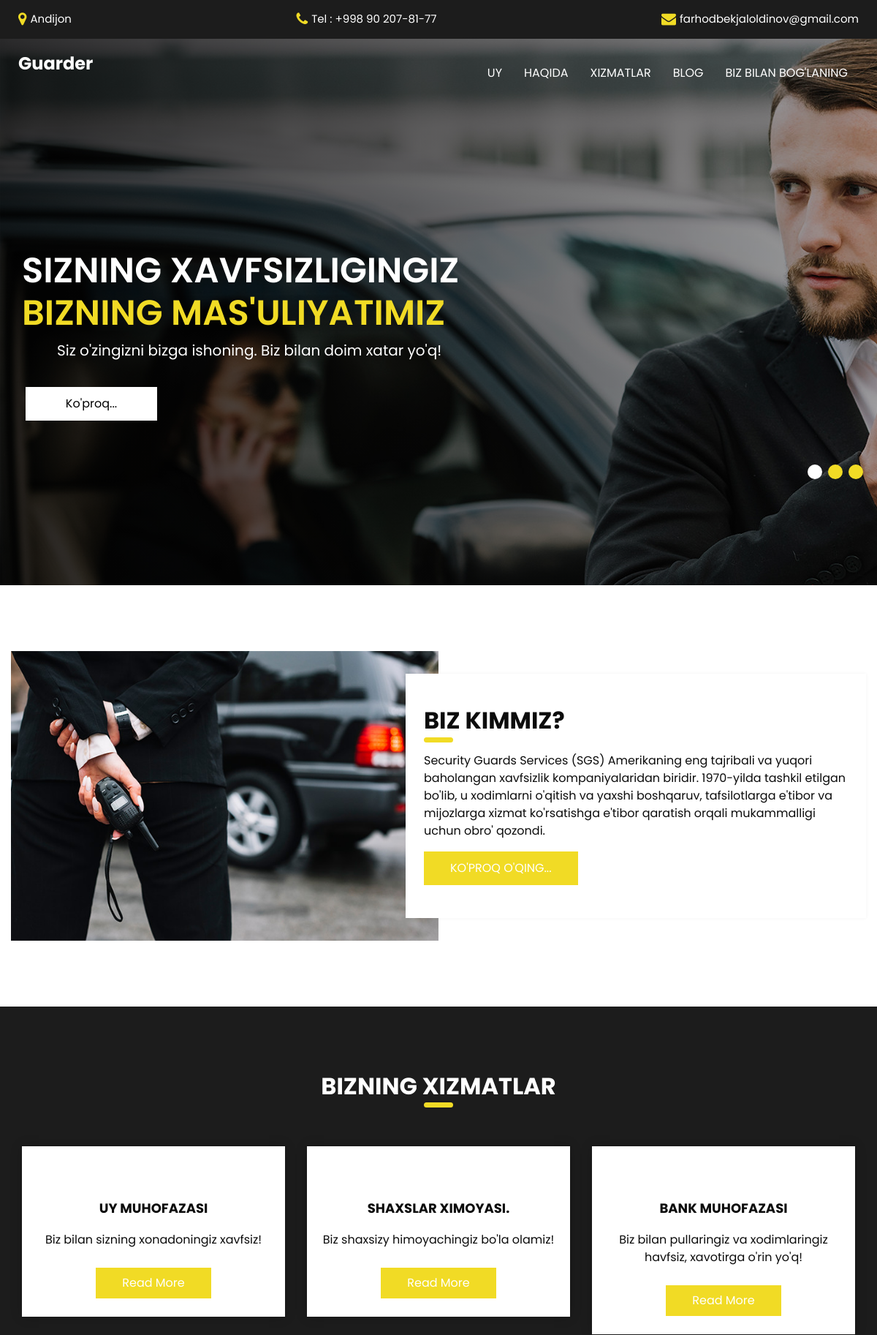
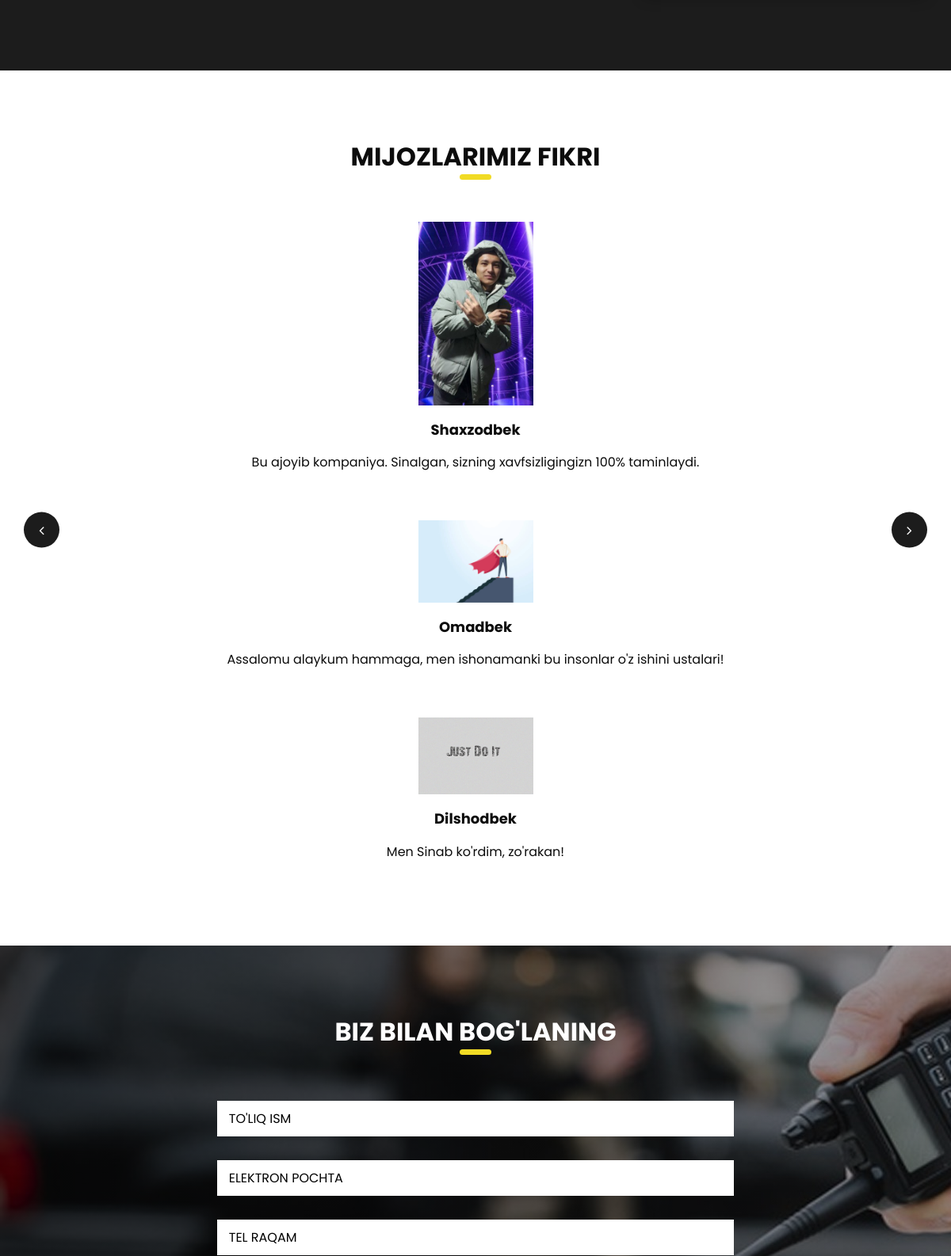
The page / (upper part) on the database its author committed (2 pictures, top to bottom).
### main/models.py (models this page shows)
class Services(models.Model):
    image = models.ImageField(upload_to='services')
    title = models.CharField(max_length=40, default='Default title')
    body = models.CharField(max_length=255, default='Some default text')

class Client(models.Model):
    image = models.ImageField(upload_to="clients image")
    name = models.CharField(max_length=35, default='Some default client name')
    opinion = models.TextField(max_length=255,default='Some default opinion')

### main/views.py (the view, shortened to what this page needs)
# urls.py: path("", index,  name='index'),
def index(request):       # This function is for index.html
    services = models.Services.objects.all()
    clients = models.Client.objects.all()
    guards = models.Guard.objects.all()
    clients = models.Client.objects.all()
    context = {
        'services': services,
        'clients': clients,
        'guards': guards,
        'clients': clients
    }
    if request.method == 'POST':
        models.obunalar.objects.create(
        )
    return render(request, 'front/index.html', context)

### templates/front/index.html (shortened to what this page needs)
<!DOCTYPE html>
<html>
<head>
  {% load static %}
  <link rel="stylesheet" type="text/css" href="{% static 'front/css/bootstrap.css' %}" />
  <link href="{% static 'front/css/style.css' %}" rel="stylesheet" />
  <link href="{% static 'front/css/responsive.css' %}" rel="stylesheet" />
</head>
<body>
  <div class="hero_area">
    <div class="hero_bg_box">
      <div class="img-box">
        <img src="{% static 'front/images/hero-bg.jpg' %}" alt="">
      </div>
    </div>
    <header class="header_section">
      <div class="header_top">
        <div class="container-fluid">
          <div class="contact_link-container">
            <a href="" class="contact_link1">
              <i class="fa fa-map-marker" aria-hidden="true"></i>
              <span>
                Andijon
              </span>
            </a>
            <a href="" class="contact_link2">
              <i class="fa fa-phone" aria-hidden="true"></i>
              <span>
                Tel : +998 90 207-81-77
              </span>
            </a>
            <a href="" class="contact_link3">
              <i class="fa fa-envelope" aria-hidden="true"></i>
              <span>
                farhodbekjaloldinov@gmail.com
              </span>
            </a>
          </div>
        </div>
      </div>
      <div class="header_bottom">
        <div class="container-fluid">
          <nav class="navbar navbar-expand-lg custom_nav-container">
            <a class="navbar-brand" href="{% url 'index' %}">
              <span>
                Guarder
              </span>
            </a>
            <div class="collapse navbar-collapse ml-auto" id="navbarSupportedContent">
              <ul class="navbar-nav  ">
                <li class="nav-item ">
                  <a class="nav-link" href="{% url 'index' %}">Uy <span class="sr-only">(current)</span></a>
                </li>
                <li class="nav-item ">
                  <a class="nav-link" href="{% url 'about' %}"> Haqida</a>
                </li>
                <li class="nav-item">
                  <a class="nav-link" href="{% url 'service' %}"> Xizmatlar </a>
                </li>
                <li class="nav-item">
                  <a class="nav-link" href="{% url 'guard' %}"> Blog </a>
                </li>
                <li class="nav-item">
                  <a class="nav-link" href="{% url 'contact' %}">Biz bilan bog'laning</a>
                </li>
              </ul>
            </div>
          </nav>
        </div>
      </div>
    </header>
    <section class=" slider_section ">
      <div id="carouselExampleIndicators" class="carousel slide" data-ride="carousel">
        <div class="carousel-inner">
          <div class="carousel-item active">
            <div class="container">
              <div class="row">
                <div class="col-md-7">
                  <div class="detail-box">
                    <h1>
                      Sizning xavfsizligingiz <br>
                      <span>
                        Bizning mas'uliyatimiz
                      </span>
                    </h1>
                    <p class="ml-5 mt-0" style="font-size: 20px;">
                      Siz o'zingizni bizga ishoning. Biz bilan doim xatar yo'q!
                    </p>
                    <div class="btn-box">
                      <a href="{% url 'about' %}" class="btn-1">Ko'proq...</a>
                    </div>
                  </div>
                </div>
              </div>
            </div>
          </div>
        </div>
        <div class="container idicator_container">
          <ol class="carousel-indicators">
            <li data-target="#carouselExampleIndicators" data-slide-to="0" class="active"></li>
            <li data-target="#carouselExampleIndicators" data-slide-to="1"></li>
            <li data-target="#carouselExampleIndicators" data-slide-to="2"></li>
          </ol>
        </div>
      </div>
    </section>
  </div>
  <section class="about_section layout_padding">
    <div class="container">
      <div class="row">
        <div class="col-md-6 px-0">
          <div class="img_container">
            <div class="img-box">
              <img src="{% static 'front/images/about-img.jpg' %}" alt="" />
            </div>
          </div>
        </div>
        <div class="col-md-6 px-0">
          <div class="detail-box">
            <div class="heading_container ">
              <h2>
                Biz kimmiz?
              </h2>
            </div>
            <p>
              Security Guards Services (SGS) Amerikaning eng tajribali va yuqori baholangan xavfsizlik kompaniyalaridan biridir. 1970-yilda tashkil etilgan bo'lib, u xodimlarni o'qitish va yaxshi boshqaruv, tafsilotlarga e'tibor va mijozlarga xizmat ko'rsatishga e'tibor qaratish orqali mukammalligi uchun obro' qozondi.
            </p>
            <div class="btn-box">
              <a href="{% url 'about' %}">
                Ko'proq o'qing...
              </a>
            </div>
          </div>
        </div>
      </div>
    </div>
  </section>
  <section class="service_section layout_padding">
    <div class="container">
      <div class="heading_container heading_center">
        <h2>
          Bizning xizmatlar
        </h2>
      </div>
      <div class="row">
        {% for service in services %}
        <div class="col-md-4">
          <div class="box ">
            <div class="img-box">
            </div>
            <div class="detail-box">
              <h6>
                {{ service.title }}
              </h6>
              <p>
                {{ service.body }}
              </p>
              <a href="">
                Read More
              </a>
            </div>
          </div>
        </div>
        {% endfor %}
      </div>
    </div>
  </section>
  <section class="client_section layout_padding">
    <div class="container ">
      <div class="heading_container heading_center">
        <h2>
          Mijozlarimiz fikri
        </h2>
      </div>
      <div id="carouselExampleControls" class="carousel slide" data-ride="carousel">
        {% for client in clients %}
        <div class="carousel-inner">
          <div class="carousel-item active">
            <div class="box">
              <div class="img-box">
                <img src="{{ client.image.url }}" alt="">
              </div>
              <div class="detail-box">
                <h4>
                  {{ client.name }}
                </h4>
                <p>
                  {{ client.opinion }}
                </p>
              </div>
            </div>
          </div>
        </div>
        {% endfor %}
        <div class="carousel_btn-box">
          <a class="carousel-control-prev" href="#carouselExampleControls" role="button" data-slide="prev">
            <i class="fa fa-angle-left" aria-hidden="true"></i>
          </a>
          <a class="carousel-control-next" href="#carouselExampleControls" role="button" data-slide="next">
            <i class="fa fa-angle-right" aria-hidden="true"></i>
          </a>
        </div>
      </div>
    </div>
  </section>
  <section class="contact_section layout_padding">
    <div class="contact_bg_box">
      <div class="img-box">
      </div>
    </div>
    <div class="container">
      <div class="heading_container heading_center">
        <h2>
          Biz bilan bog'laning
        </h2>
      </div>
      <div class="">
        <div class="row">
          <div class="col-md-7 mx-auto">
            <form method="post">
              <div class="contact_form-container">
                <div>
                  <div>
                    <input type="text" name="fish" placeholder="To'liq ism" />
                  </div>
                  <div>
                    <input type="email" name="email" placeholder="Elektron pochta " />
                  </div>
                  <div>
                    <input type="text" name="number" placeholder="Tel raqam" />
                  </div>
                </div>
              </div>
            </form>
          </div>
        </div>
      </div>
    </div>
  </section>
</body>
</html>

### static/front/css/responsive.css (style rules this page uses)
@media (min-width: 1200px) { .container { max-width: 1170px; } }

### rows shown on the page
Services: title "UY MUHOFAZASI", body "Biz bilan sizning xonadoningiz xavfsiz!"
Services: title "SHAXSLAR XIMOYASI.", body "Biz shaxsizy himoyachingiz bo'la olamiz!"
Services: title "BANK MUHOFAZASI", body "Biz bilan pullaringiz va xodimlaringiz havfsiz, xavotirga o'rin yo'q!"
Client: image (picture), name "Shaxzodbek", opinion "Bu ajoyib kompaniya. Sinalgan, sizning xavfsizligingizn 100% taminlaydi."
Client: image (picture), name "Omadbek", opinion "Assalomu alaykum hammaga, men ishonamanki bu insonlar o'z ishini ustalari!"
Client: image (picture), name "Dilshodbek", opinion "Men Sinab ko'rdim, zo'rakan!"
